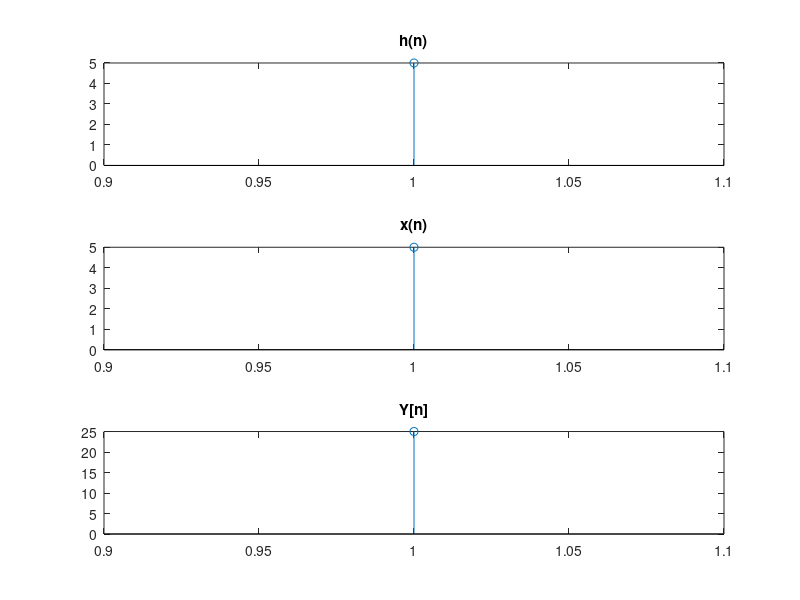

MATLAB code for this plot:
%close all
%clear all
x=input('Enter x: ');
h=input('Enter h: ');
%x=xn;
%h=hn;
m=length(x);
n=length(h);
X=[x,zeros(1,n)];
H=[h,zeros(1,m)]; 
for i=1:n+m-1
  y(i)=0;
for j=1:m
if(i-j+1>0)
y(i)=y(i)+X(j)*H(i-j+1);
else
end
end
end
y
subplot(3,1,1)
stem(h);
title 'h(n)'
subplot(3,1,2)
stem(x);
title 'x(n)'
subplot(3,1,3)
stem(y);
title('Y[n]');
